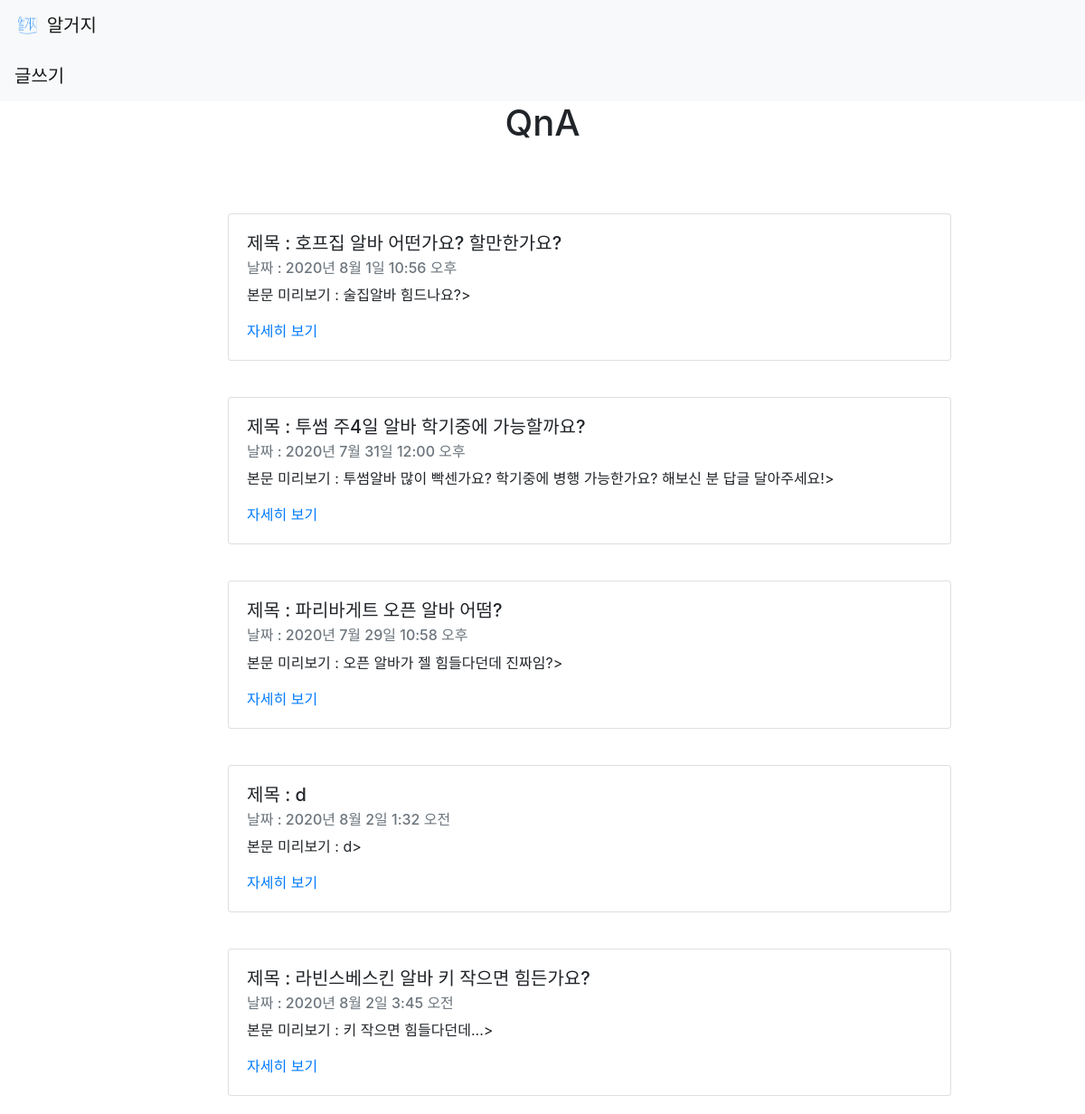
/qnaList, run on the app's committed database.
### blog/models.py (models this page shows, shortened)
class QnA(models.Model):
    title=models.CharField(max_length=200)
    pub_date=models.DateTimeField('date published')
    body=models.TextField()
    def QnAsummary(self):
        return self.body[:100]

### blog/views.py (the view)
# urls.py: path('qnaList',blog.views.qnaListView, name="qnaList"), #옮기면서 ''를 qnaList로 바꿨음
def qnaListView(request):
    questions = QnA.objects.all()
    questions3 = Paginator(questions,3)
    return render(request, 'qnaList.html', {'questions':questions} )

### blog/templates/qnaList.html (shortened to what this page needs)
<!DOCTYPE html>
{% load static %}
<html>
    <head>
<link rel="stylesheet" href="https://stackpath.bootstrapcdn.com/bootstrap/4.5.0/css/bootstrap.min.css">
    </head>
    <body>
        <nav class="navbar navbar-light bg-light">
            <a class="navbar-brand" href="#">
            <img src="{% static 'image/main_logo.png' %} " width="30" height="30" class="d-inline-block align-top" alt="" loading="lazy">
            알거지
            </a>
        </nav>
        <nav class="navbar navbar-light bg-light">
            <a class="navbar-brand" href="{% url 'qnaNew' %} ">
            글쓰기
            </a>
        </nav>
        <center><h1>QnA</h1></center>
        <br>
        <br>
        {% for questions in questions %}
            <div class="card-body">
                <div class="card" style="width: 50rem; position:relative; left:20%">
                    <div class="card-body">
                      <h5 class="card-title">제목 : {{questions.title}}</h5>
                      <h6 class="card-subtitle mb-2 text-muted">날짜 : {{questions.pub_date}}</h6>
                      <p class="card-text">본문 미리보기 : {{questions.QnAsummary}}><a href = "{% url 'qnaDetail' questions.id %}"></a></p>
                      <a href="{% url 'qnaDetail' questions.id %}" class="card-link">자세히 보기</a>
                    </div>
                  </div>
            </div>
        {% endfor %}
    </body>
</html>

### data on the page
QnA: title "호프집 알바 어떤가요? 할만한가요?", pub_date "2020년 8월 1일 10:56 오후", QnAsummary "술집알바 힘드나요?"
QnA: title "투썸 주4일 알바 학기중에 가능할까요?", pub_date "2020년 7월 31일 12:00 오후", QnAsummary "투썸알바 많이 빡센가요? 학기중에 병행 가능한가요? 해보신 분 답글 달아주세요!"
QnA: title "파리바게트 오픈 알바 어떰?", pub_date "2020년 7월 29일 10:58 오후", QnAsummary "오픈 알바가 젤 힘들다던데 진짜임?"
QnA: title "d", pub_date "2020년 8월 2일 1:32 오전", QnAsummary "d"
QnA: title "라빈스베스킨 알바 키 작으면 힘든가요?", pub_date "2020년 8월 2일 3:45 오전", QnAsummary "키 작으면 힘들다던데..."
